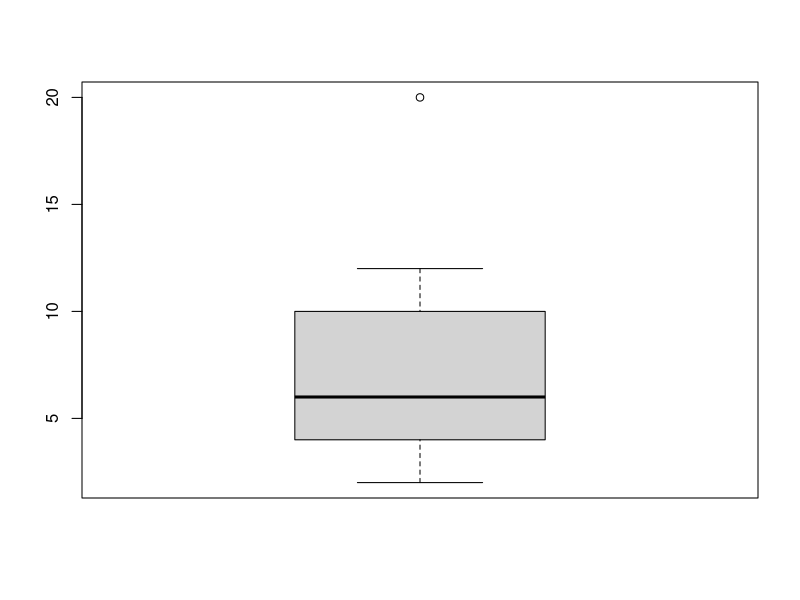
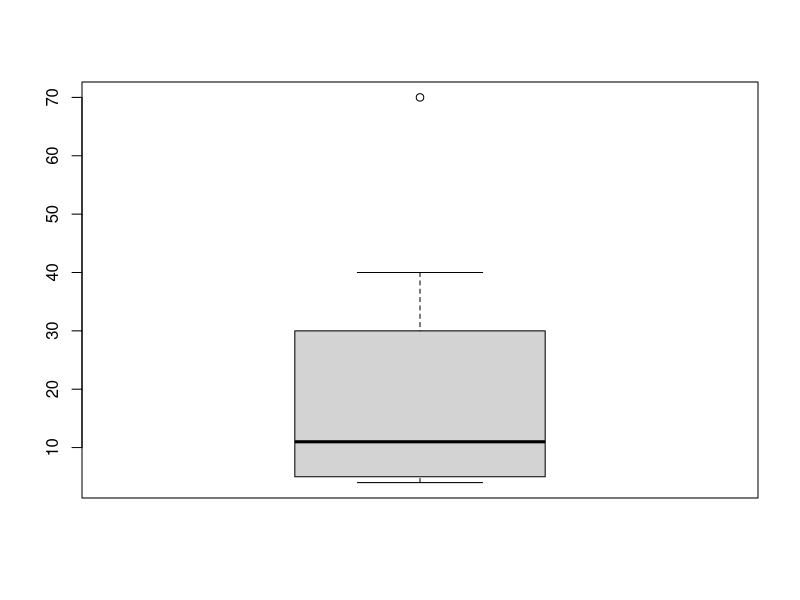
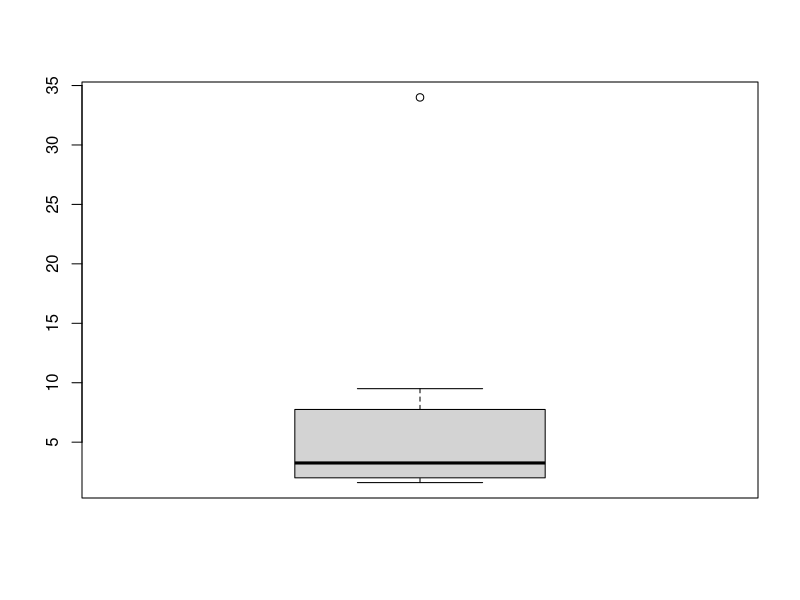
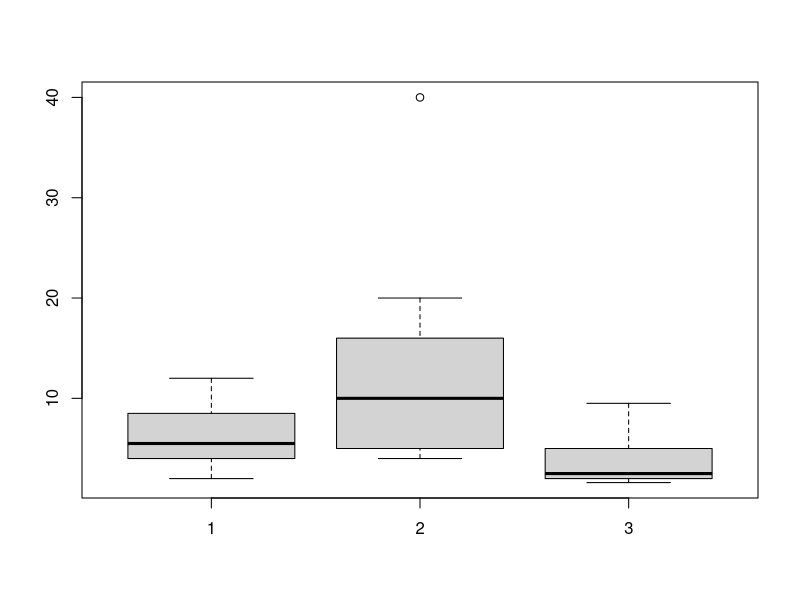
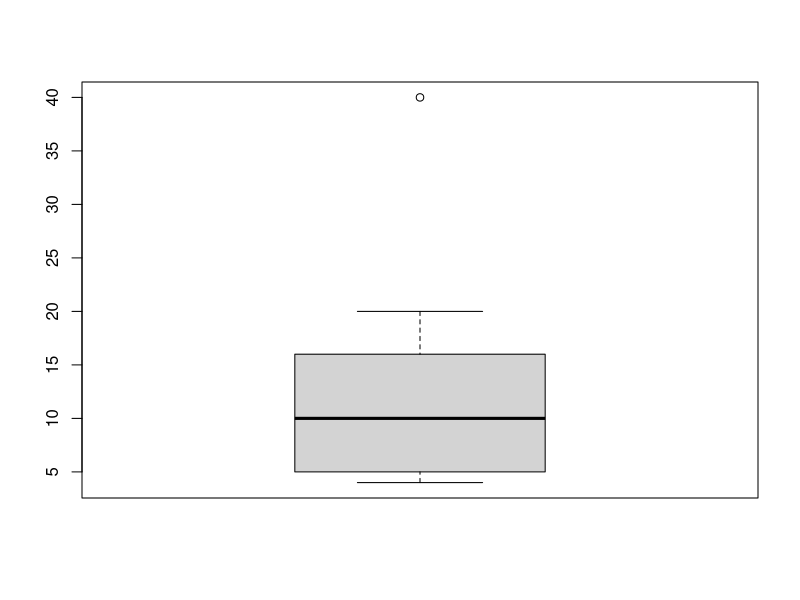
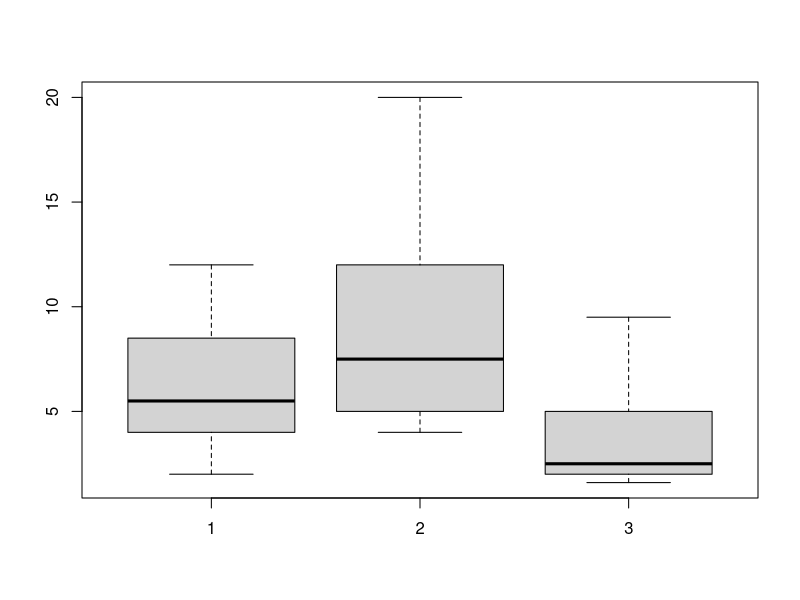

The R source for these figures, in order:
x1<- c(2,4,6,10,4,7,12,20,5)
x2<- c(10,5,5,20,4,70,40,12)
x3<- c(2,4,2.5,34,1.6,9.5,6,2)

summary(x1)
summary(x2)
summary(x3)

Out_lier_X1 = boxplot(x1)$out
Out_lier_X1 
x1<- x1[ !(x1 %in%Out_lier_X1 ) ]
x1


Out_lier_X2 = boxplot(x2)$out
Out_lier_X2
x2<- x2[ !(x2 %in%Out_lier_X2) ]
x2


Out_lier_X3 = boxplot(x3)$out
Out_lier_X3
x3<- x3[ !(x3 %in%Out_lier_X3) ]
x3


OutVals = boxplot(x1,x2,x3)$out


OutVals2 = boxplot(x2)$out
OutVals2

x2<- x2[ !(x2 %in%OutVals2) ]
OutVals = boxplot(x1,x2,x3)$out

m_l<- max(c(length(x1),length(x2),length(x3)))
df<- data.frame(col1 = c(x1,rep(NA,m_l-length(x1))),
                col2 = c(x2,rep(NA,m_l-length(x2))),
                col3 = c(x3,rep(NA,m_l-length(x3))))
df
